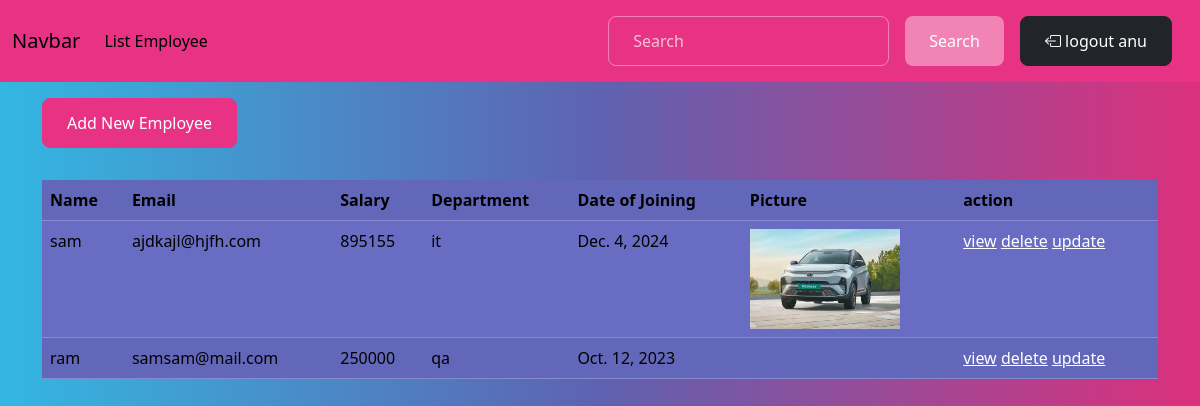
Screenshot of /employee/list/ (signed in) with the database file from the repository.
### employee/models.py (models this page shows, shortened)
class Employee(models.Model):
    name=models.CharField(max_length=200)
    department=models.CharField(max_length=200)
    gender_option={
        ("male","male"),
        ("female","female")
    }
    gender=models.CharField(max_length=200,choices=gender_option,default="male")
    address=models.TextField()
    salary=models.PositiveIntegerField()
    email_id=models.EmailField()
    mobile=models.PositiveIntegerField()
    date_of_joning=models.DateField(null=True)
    picture=models.ImageField(upload_to="employee_image",null=True)

### employee/views.py (the view)
# urls.py: path('employee/list/',views.EmployeeListView.as_view(),name='employee-list'),
@method_decorator(decs,name="dispatch")
class EmployeeListView(View):
    template_name="employee_list.html"
    def get(self,request,*args,**kwargs):
        qs=Employee.objects.all()
        return render(request,self.template_name,{"data":qs})

### employee/templates/employee_list.html
{%extends 'base.html'%}
{%block main_block%}
<div class="container">
    <div>
        <a href="{%url 'employee-add'%}" class="btn btn-primary mb-3 mt-2 ">Add New Employee</a>
    </div>
    <table class="table table-striped">
        <tr>
        <th>Name</th>
        <th>Email</th>
        <th>Salary</th>
        <th>Department</th>
        <th>Date of Joining</th>
        <th>Picture</th>
        <th>action</th>
        </tr>
        {% for e in data %}
        <tr>
            <td>{{e.name}}</td>
            <td>{{e.email_id}}</td>
            <td>{{e.salary}}</td>
            <td>{{e.department}}</td>
            <td>{{e.date_of_joning}}</td>
            <td><img src="{{e.picture.url}}" alt="" height="100" ></td>
            <td>
                <a href="{%url 'employee-detail' e.id%}">view</a>
                <a href="{%url 'employee-delete' e.id%}"> delete</a>
                <a href="{%url 'employee-update' e.id%}"> update</a>
            </td>
        </tr>
            {% endfor %}
    </table>
</div>
{%endblock%}

### employee/templates/base.html (shortened to what this page needs)
<!DOCTYPE html>
{%load static%}
<html lang="en">
<head>
    <link rel="stylesheet" href="{%static 'css/themestyle.css'%}">
    <link rel="stylesheet" href="https://cdn.jsdelivr.net/npm/bootstrap-icons@1.11.3/font/bootstrap-icons.min.css">
  </head>
<body>
    <nav class="navbar navbar-expand-lg bg-primary">
        <div class="container-fluid">
          <a class="navbar-brand" href="#">Navbar</a>
          <div class="collapse navbar-collapse" id="navbarSupportedContent">
            <ul class="navbar-nav me-auto mb-2 mb-lg-0">
              <li class="nav-item">
                <a class="nav-link active" aria-current="page" href="{% url 'employee-list'%}">List Employee</a>
              </li>
            </ul>
            <form class="d-flex " role="search">
              <input class="form-control me-2 " type="search" placeholder="Search" aria-label="Search">
              <button class="btn btn-secondary " type="submit">Search</button>
            </form>
            <ul class="navbar-nav  mb-2 mb-lg-0">
              <li class=" nav-item">
              <a href="{%url 'signout'%}" class="btn btn-dark mx-2"> <i class="bi bi-box-arrow-left"> </i> logout {{request.user}}</a>
            </li></ul>
          </div>
        </div>
      </nav>
      {%block main_block%}
      {%endblock%}
</body>
</html>

### rows the page displays
Employee: name "sam", email_id "ajdkajl@hjfh.com", salary "895155", department "it", date_of_joning "Dec. 4, 2024", picture (picture)
Employee: name "ram", email_id "samsam@mail.com", salary "250000", department "qa", date_of_joning "Oct. 12, 2023"

### other values shown
{{ request.user }} "anu"
